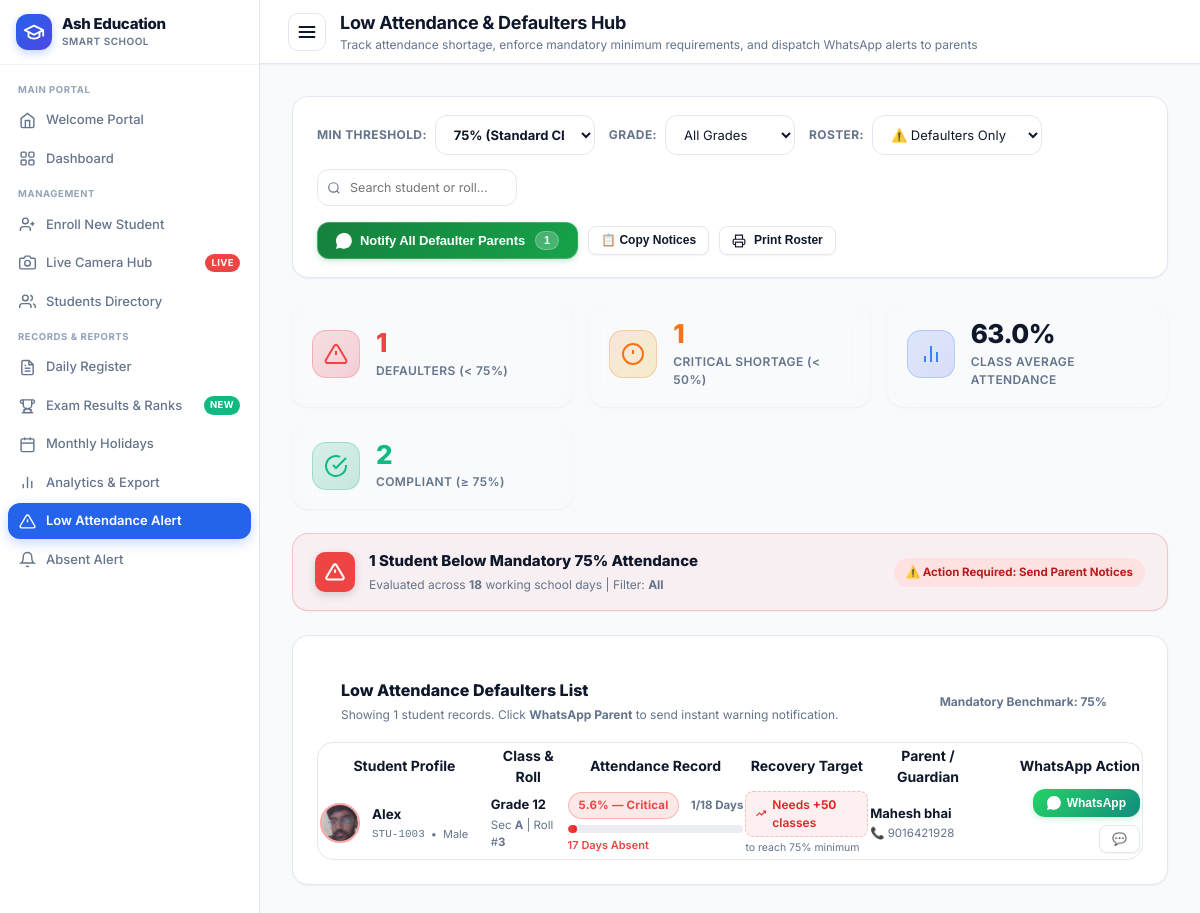
The page /low-attendance on the database as committed earlier.
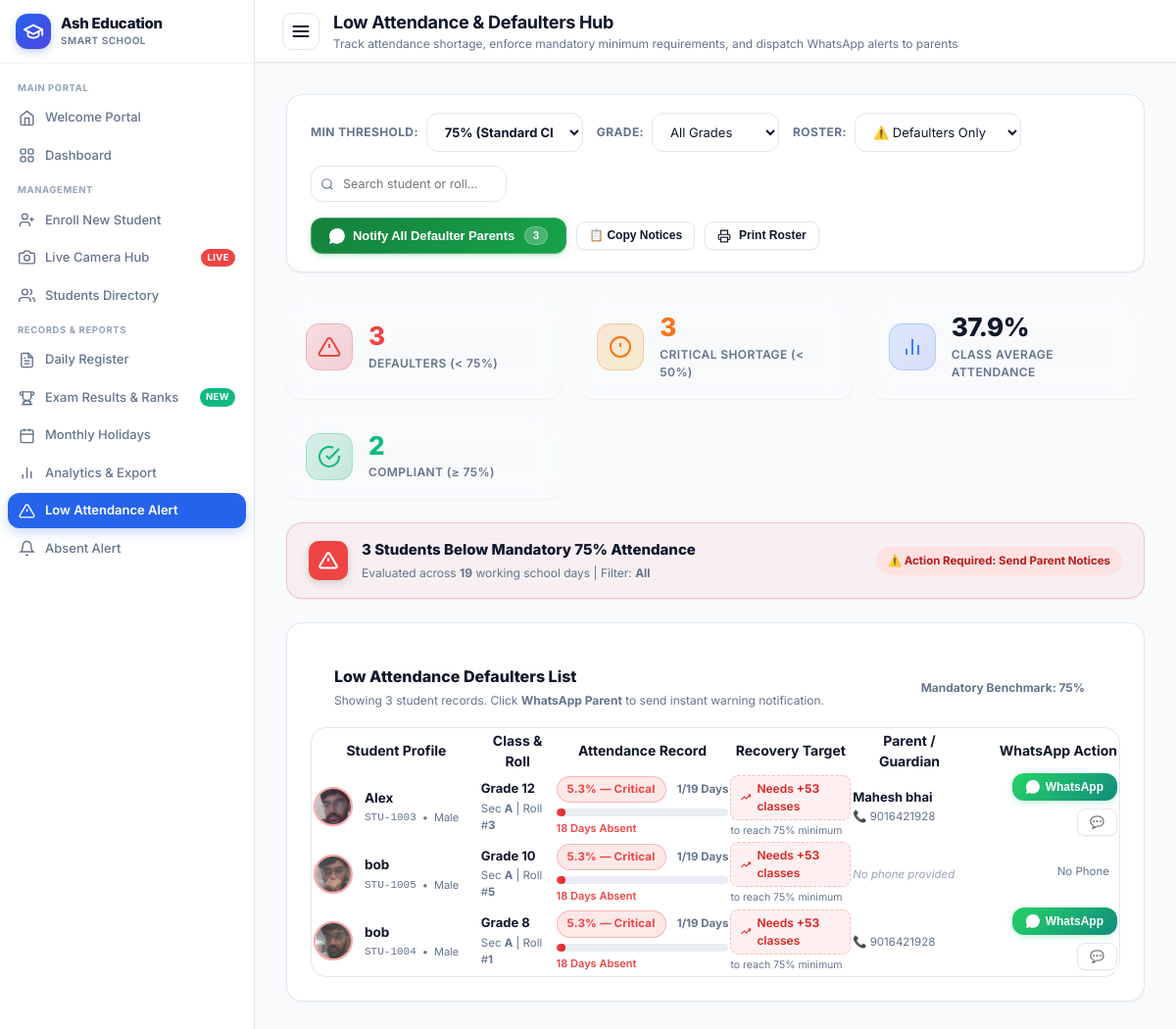
The same page on the database as committed later.
### tables this page shows
CREATE TABLE students (
        id INTEGER PRIMARY KEY AUTOINCREMENT,
        student_id TEXT UNIQUE NOT NULL,
        full_name TEXT NOT NULL,
        grade TEXT NOT NULL,
        section TEXT NOT NULL,
        roll_no TEXT NOT NULL,
        gender TEXT DEFAULT 'Other',
        guardian_name TEXT,
        guardian_phone TEXT,
        photo_path TEXT,
        status TEXT DEFAULT 'Active',
        created_at TIMESTAMP DEFAULT CURRENT_TIMESTAMP
    , parent_phone TEXT, category TEXT DEFAULT 'General', dob TEXT DEFAULT '');

### backend/app.py (the view)
@app.route('/low-attendance')
def low_attendance_view():
    try:
        threshold = float(request.args.get('threshold', 75.0))
    except (ValueError, TypeError):
        threshold = 75.0
    grade = request.args.get('grade', session.get('selected_grade', 'All'))
    session['selected_grade'] = grade
    section = request.args.get('section', 'All')
    view_mode = request.args.get('view_mode', 'defaulters')  # 'defaulters' or 'all'
    search_query = request.args.get('q', '').strip().lower()
    start_date = request.args.get('start_date', '')
    end_date = request.args.get('end_date', '')
    students, summary = get_low_attendance_students(
        threshold=threshold,
        grade=grade,
        section=section,
        start_date=start_date if start_date else None,
        end_date=end_date if end_date else None
    )
    for s in students:
        clean_phone = sanitize_phone_for_whatsapp(s['effective_phone'])
        msg = generate_low_attendance_whatsapp_message(
            student_name=s['full_name'],
            roll_no=s['roll_no'],
            grade=s['grade'],
            section=s['section'],
            percentage=s['percentage'],
            present_days=s['present_days'],
            total_days=s['total_days'],
            classes_needed=s['classes_needed'],
            threshold=threshold
        )
        s['clean_phone'] = clean_phone
        s['whatsapp_message'] = msg
        s['whatsapp_url'] = generate_whatsapp_url(clean_phone, msg)
    if view_mode == 'defaulters':
        display_students = [s for s in students if s['is_defaulter']]
    else:
        display_students = students
    if search_query:
        display_students = [
            s for s in display_students
            if search_query in s['full_name'].lower() or search_query in s['roll_no'].lower() or search_query in s['student_id'].lower()
        ]
    return render_template(
        'low_attendance.html',
        students=display_students,
        all_students_count=len(students),
        summary=summary,
        threshold=threshold,
        selected_grade=grade,
        selected_section=section,
        view_mode=view_mode,
        search_query=search_query,
        start_date=start_date,
        end_date=end_date
    )

### backend/app.py (called while the page is built)
@app.context_processor
def inject_global_grade():
    active_grade = session.get('selected_grade', 'All')
    all_students = get_all_students()
    all_grades = sorted(list(set(s['grade'] for s in all_students if s.get('grade'))))
    return {
        'active_grade': active_grade,
        'all_campus_grades': all_grades
    }

def sanitize_phone_for_whatsapp(phone):
    if not phone:
        return ""
    digits = re.sub(r'\D', '', str(phone))
    if not digits:
        return ""
    if len(digits) == 12 and digits.startswith('91'):
        return digits
    if len(digits) == 10 and digits[0] in ['6', '7', '8', '9']:
        return '91' + digits
    if len(digits) == 11 and digits.startswith('0'):
        return '91' + digits[1:]
    if digits.startswith('91') and len(digits) > 10:
        return digits
    return digits

def generate_whatsapp_url(phone, message):
    clean_phone = sanitize_phone_for_whatsapp(phone)
    if not clean_phone:
        return ""
    encoded_msg = urllib.parse.quote(message)
    return f"https://api.whatsapp.com/send?phone={clean_phone}&text={encoded_msg}"

### frontend/templates/low_attendance.html (shortened to what the changed rows need)
{% extends "base.html" %}
{% block page_heading %}Low Attendance & Defaulters Hub{% endblock %}
{% block content %}
<div class="card" style="margin-bottom:24px; padding:18px 24px;">
  <form id="filter-form" method="GET" action="{{ url_for('low_attendance_view') }}" style="display:flex; justify-content:space-between; align-items:center; flex-wrap:wrap; gap:16px;">
    <div style="display:flex; gap:10px; align-items:center; flex-wrap:wrap;">
      <button type="button" class="btn-whatsapp-broadcast" onclick="openBroadcastModal()" title="Send WhatsApp alert to all parents of students with attendance below {{ threshold|int }}%">
        <span>Notify All Defaulter Parents</span>
        <span class="count-pill">{{ summary.defaulters_count }}</span>
      </button>
    </div>
  </form>
</div>
<div class="low-att-kpi-grid">
  <div class="low-att-kpi-card">
    <div>
      <div class="low-att-kpi-num" style="color:{% if summary.defaulters_count > 0 %}#ef4444{% else %}#10b981{% endif %};">
        {{ summary.defaulters_count }}
      </div>
      <div class="low-att-kpi-label">Defaulters (&lt; {{ threshold|int }}%)</div>
    </div>
  </div>
  <div class="low-att-kpi-card">
    <div>
      <div class="low-att-kpi-num" style="color:#f97316;">{{ summary.critical_count }}</div>
      <div class="low-att-kpi-label">Critical Shortage (&lt; 50%)</div>
    </div>
  </div>
  <div class="low-att-kpi-card">
    <div>
      <div class="low-att-kpi-num">{{ summary.avg_attendance }}%</div>
      <div class="low-att-kpi-label">Class Average Attendance</div>
    </div>
  </div>
</div>
<div class="card" style="padding:16px 22px; margin-bottom:24px; display:flex; align-items:center; justify-content:space-between; flex-wrap:wrap; gap:14px; background:{% if summary.defaulters_count > 0 %}rgba(239, 68, 68, 0.06){% else %}rgba(16, 185, 129, 0.06){% endif %}; border-color:{% if summary.defaulters_count > 0 %}rgba(239, 68, 68, 0.25){% else %}rgba(16, 185, 129, 0.25){% endif %};">
  <div style="display:flex; align-items:center; gap:14px;">
    <div>
      <h4 style="font-size:15px; font-weight:800; color:var(--text-main); margin:0;">
        {% if summary.defaulters_count > 0 %}
          {{ summary.defaulters_count }} Student{% if summary.defaulters_count > 1 %}s{% endif %} Below Mandatory {{ threshold|int }}% Attendance
        {% else %}
          100% Attendance Compliance Achieved
        {% endif %}
      </h4>
      <p style="font-size:12px; color:var(--text-muted); margin:3px 0 0 0;">
        Evaluated across <strong>{{ summary.total_school_days }}</strong> working school days | Filter: <strong>{{ selected_grade }}</strong>
      </p>
    </div>
  </div>
</div>
<div class="card" style="margin-bottom:28px;">
  <div style="padding:18px 24px; border-bottom:1px solid var(--border); display:flex; justify-content:space-between; align-items:center; flex-wrap:wrap; gap:12px;">
    <div>
      <h3 style="font-size:16px; font-weight:800; color:var(--text-main); margin:0;">
        {% if view_mode == 'defaulters' %}Low Attendance Defaulters List{% else %}Complete Student Attendance Roster{% endif %}
      </h3>
      <p style="font-size:12px; color:var(--text-muted); margin:4px 0 0 0;">
        Showing {{ students|length }} student records. Click <strong>WhatsApp Parent</strong> to send instant warning notification.
      </p>
    </div>
  </div>
  <div class="table-responsive">
    <table class="table" id="students-table" style="margin-bottom:0;">
      <thead>
        <tr>
          <th style="width:240px;">Student Profile</th>
          <th style="width:130px;">Class & Roll</th>
          <th style="width:230px;">Attendance Record</th>
          <th style="width:180px;">Recovery Target</th>
          <th style="width:190px;">Parent / Guardian</th>
          <th style="width:220px; text-align:right;">WhatsApp Action</th>
        </tr>
      </thead>
      <tbody>
        {% if students %}
          {% for s in students %}
          <tr class="student-row" data-name="{{ s.full_name|lower }}" data-roll="{{ s.roll_no|lower }}" data-id="{{ s.student_id|lower }}">
            <td>
              <div style="display:flex; align-items:center; gap:12px;">
                <div style="width:40px; height:40px; border-radius:50%; overflow:hidden; background:var(--bg-app); border:2px solid {{ s.risk_border }}; flex-shrink:0;">
                  {% if s.photo_path %}
                    <img src="{{ s.photo_path }}" alt="{{ s.full_name }}" style="width:100%; height:100%; object-fit:cover;" onerror="this.onerror=null; this.src='https://ui-avatars.com/api/?name={{ s.full_name|urlencode }}&background=2563eb&color=fff';">
                  {% else %}
                    <div style="width:100%; height:100%; display:flex; align-items:center; justify-content:center; font-weight:800; color:var(--primary); font-size:14px;">
                      {{ s.full_name[:2]|upper }}
                    </div>
                  {% endif %}
                </div>
                <div>
                  <div style="font-weight:700; color:var(--text-main); font-size:13.5px;">{{ s.full_name }}</div>
                  <div style="font-size:11px; color:var(--text-muted); display:flex; align-items:center; gap:6px; margin-top:2px;">
                    <code>{{ s.student_id }}</code>
                    <span>•</span>
                    <span>{{ s.gender }}</span>
                  </div>
                </div>
              </div>
            </td>
            <td>
              <div style="font-weight:700; font-size:13px; color:var(--text-main);">{{ s.grade }}</div>
              <div style="font-size:11.5px; color:var(--text-muted); margin-top:2px;">
                Sec <strong>{{ s.section }}</strong> | Roll #<strong>{{ s.roll_no }}</strong>
              </div>
            </td>
            <td>
              <div style="display:flex; justify-content:space-between; align-items:center; margin-bottom:4px;">
                <span class="risk-badge {% if s.risk_level == 'Critical' %}critical{% elif s.risk_level == 'High Risk' %}high{% elif s.risk_level == 'Warning' %}warning{% else %}safe{% endif %}">
                  {{ s.percentage }}% — {{ s.risk_level }}
                </span>
                <span style="font-size:11.5px; font-weight:700; color:var(--text-muted);">
                  {{ s.present_days }}/{{ s.total_days }} Days
                </span>
              </div>
              <div class="att-progress-track">
                <div class="att-progress-fill {% if s.risk_level == 'Critical' %}fill-critical{% elif s.risk_level == 'High Risk' %}fill-high{% elif s.risk_level == 'Warning' %}fill-warning{% else %}fill-safe{% endif %}"
                     style="width: {{ s.percentage }}%;"></div>
              </div>
              <div style="font-size:11px; color:var(--text-muted); margin-top:4px;">
                {% if s.absent_days > 0 %}
                  <span style="color:#ef4444; font-weight:600;">{{ s.absent_days }} Days Absent</span>
                {% else %}
                  <span style="color:#10b981; font-weight:600;">Perfect Attendance</span>
                {% endif %}
              </div>
            </td>
            <td>
              {% if s.is_defaulter %}
                <div class="deficit-pill" title="Student must attend this many consecutive upcoming classes without absence to achieve {{ threshold|int }}%">
                  <svg width="13" height="13" viewBox="0 0 24 24" fill="none" stroke="currentColor" stroke-width="2.5"><polyline points="23 6 13.5 15.5 8.5 10.5 1 18"></polyline><polyline points="17 6 23 6 23 12"></polyline></svg>
                  <span>Needs <strong>+{{ s.classes_needed }}</strong> classes</span>
                </div>
                <div style="font-size:10.5px; color:var(--text-muted); margin-top:3px;">
                  to reach {{ threshold|int }}% minimum
                </div>
              {% else %}
                <div class="deficit-pill safe-pill">
                  <svg width="13" height="13" viewBox="0 0 24 24" fill="none" stroke="currentColor" stroke-width="2.5"><polyline points="20 6 9 17 4 12"></polyline></svg>
                  <span>Target Met (&ge;{{ threshold|int }}%)</span>
                </div>
              {% endif %}
            </td>
            <td>
              <div style="font-weight:700; font-size:13px; color:var(--text-main);">
                {{ s.guardian_name }}
              </div>
              <div style="font-size:11.5px; color:var(--text-muted); margin-top:2px; display:flex; align-items:center; gap:4px;">
                {% if s.effective_phone %}
                  <a href="tel:{{ s.effective_phone }}" style="color:var(--text-muted); text-decoration:none;">
                    📞 {{ s.effective_phone }}
                  </a>
                {% else %}
                  <span style="color:#94a3b8; font-style:italic;">No phone provided</span>
                {% endif %}
              </div>
            </td>
            <td style="text-align:right;">
              <div style="display:flex; justify-content:flex-end; align-items:center; gap:8px; flex-wrap:wrap;">
                {% if s.effective_phone %}
                  <button type="button"
                          id="btn-wa-{{ s.student_id }}"
                          class="btn-whatsapp-action"
                          onclick="sendSingleLowAttWhatsApp('{{ s.student_id }}', '{{ s.full_name|escape }}', '{{ s.clean_phone }}', '{{ s.whatsapp_message|urlencode }}')"
                          title="Open WhatsApp chat with prefilled notice">
                    <span>WhatsApp</span>
                  </button>
                  <button type="button" class="btn btn-secondary btn-sm"
                          onclick="openPreviewModal('{{ s.student_id }}', '{{ s.full_name|escape }}', '{{ s.effective_phone }}', '{{ s.clean_phone }}', '{{ s.whatsapp_message|urlencode }}')"
                          title="Preview & Customize Message">
                    💬
                  </button>
                {% else %}
                  <span style="font-size:11.5px; color:var(--text-muted); background:var(--bg-app); padding:4px 8px; border-radius:6px;">
                    No Phone
                  </span>
                {% endif %}
              </div>
            </td>
          </tr>
          {% endfor %}
        {% endif %}
      </tbody>
    </table>
  </div>
</div>
{% endblock %}

Rows that differ between the two databases and show on the page:
computed for students "Alex": percentage "5.6" → "5.3"; total_days "18" → "19"; {{ s.percentage }} 5.6 → 5.3 (drawn); absent_days "17" → "18"; classes_needed "50" → "53"
added students: photo_path (picture), full_name "bob", student_id "STU-1005", gender "Male", grade "Grade 10", section "A", roll_no "5", percentage "5.3", risk_level "Critical", present_days "1", total_days "19", absent_days "18", classes_needed "53", threshold "75", shows "No phone provided", shows "No Phone"
added students: photo_path (picture), full_name "bob", student_id "STU-1004", gender "Male", grade "Grade 8", section "A", roll_no "1", percentage "5.3", risk_level "Critical", present_days "1", total_days "19", absent_days "18", classes_needed "53", threshold "75", effective_phone "9016421928"
Other text that changed with them:
{{ summary.defaulters_count }}: "1" → "3"
{{ summary.critical_count }}: "1" → "3"
{{ summary.avg_attendance }}: "63.0" → "37.9"
{{ summary.total_school_days }}: "18" → "19"
{{ students|length }}: "1" → "3"
text now shown: "s"
